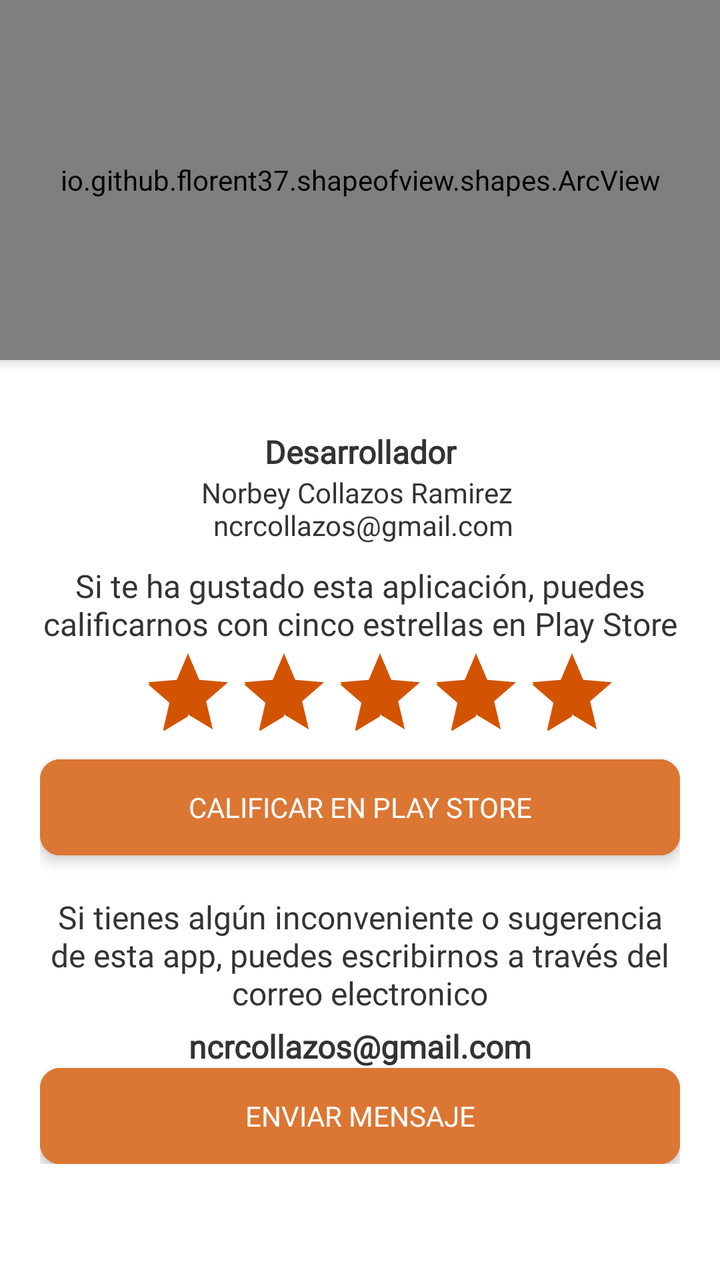
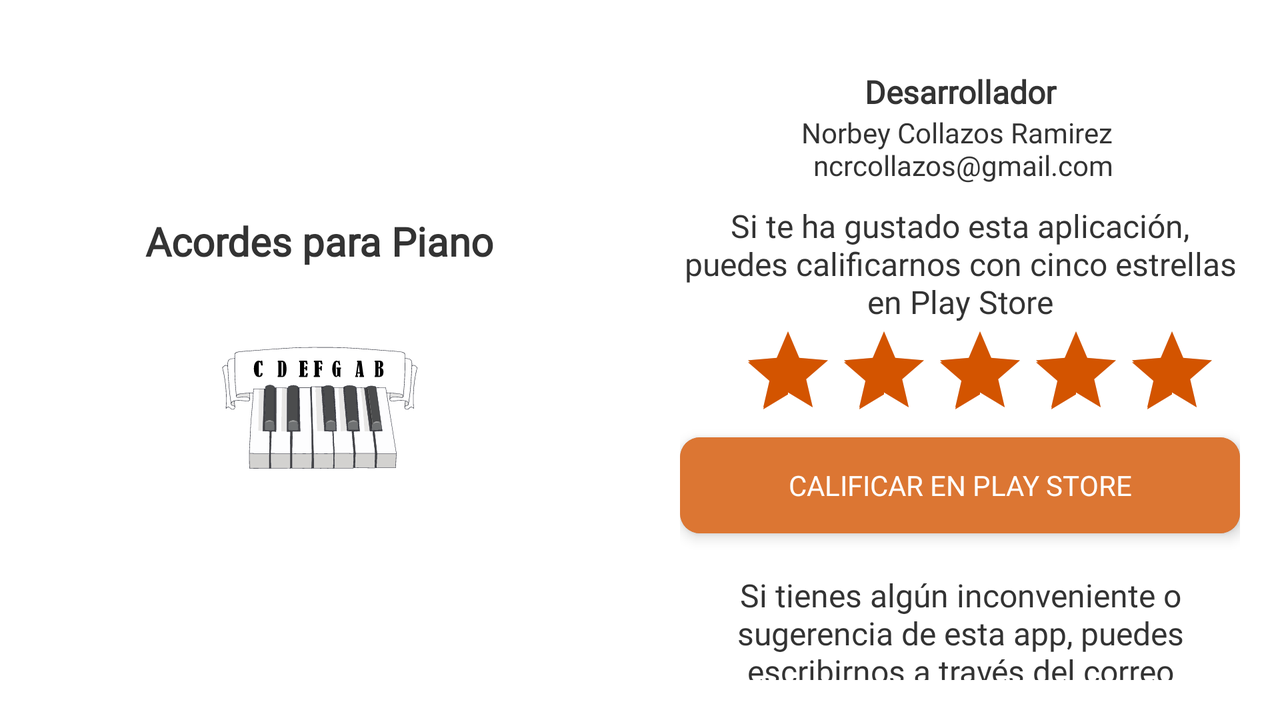

Two renders of one Android screen. The first uses the default layout on a phone; the second uses the alternative layout the repository ships for a different screen configuration, on a matching device. The two XML files are below.
<!-- AndroidManifest.xml: application theme AppTheme -->
<!-- res/layout/fragment_info.xml -->
<?xml version="1.0" encoding="utf-8"?>
<androidx.core.widget.NestedScrollView xmlns:android="http://schemas.android.com/apk/res/android"
    xmlns:tools="http://schemas.android.com/tools"
    android:layout_width="match_parent"
    android:layout_height="match_parent"
    xmlns:app="http://schemas.android.com/apk/res-auto"
    tools:context=".views.InfoFragment"
    android:background="@color/colorFondo">

    <LinearLayout
        android:layout_width="match_parent"
        android:layout_height="match_parent"
        android:orientation="vertical">

        <io.github.florent37.shapeofview.shapes.ArcView
            android:layout_width="match_parent"
            android:layout_height="180dp"
            android:elevation="4dp"
            app:shape_arc_height="20dp"
            app:shape_arc_position="bottom"
            >
            <View
                android:layout_width="match_parent"
                android:layout_height="match_parent"
                android:background="@drawable/side_nav_bar"/>
            <LinearLayout
                android:layout_width="wrap_content"
                android:layout_height="wrap_content"
                android:orientation="vertical"
                android:layout_gravity="center">
                <TextView
                    android:layout_width="wrap_content"
                    android:layout_height="wrap_content"
                    android:textColor="@android:color/white"
                    android:textStyle="bold"
                    android:textSize="20dp"
                    android:text="@string/app_name"
                    android:fontFamily="@font/fuente"/>

                <TextView
                    android:layout_width="match_parent"
                    android:layout_height="wrap_content"
                    android:text=""
                    android:textSize="14dp"
                    android:fontFamily="@font/fuente"
                    android:gravity="center_horizontal"
                    android:textColor="#fff"
                    android:id="@+id/txtversion"/>

                <ImageView
                    android:layout_width="100dp"
                    android:layout_height="100dp"
                    android:src="@drawable/ic_logo150x150"
                    android:layout_gravity="center_horizontal"/>
            </LinearLayout>

        </io.github.florent37.shapeofview.shapes.ArcView>


        <LinearLayout
            android:layout_width="match_parent"
            android:layout_height="match_parent"
            android:orientation="vertical"
            android:padding="20dp">
            <TextView
                android:layout_width="match_parent"
                android:layout_height="wrap_content"
                android:text="@string/desarrollador"
                android:textSize="16dp"
                android:fontFamily="@font/fuente"
                android:gravity="center_horizontal"
                android:textColor="@color/colorTexto"
                android:textStyle="bold"
                android:layout_marginTop="15dp"/>
            <TextView
                android:layout_width="match_parent"
                android:layout_height="wrap_content"
                android:text="Norbey Collazos Ramirez \n ncrcollazos@gmail.com"
                android:textSize="14dp"
                android:fontFamily="@font/fuente"
                android:gravity="center_horizontal"
                android:textColor="@color/colorTexto"/>

            <TextView
                android:layout_width="match_parent"
                android:layout_height="wrap_content"
                android:text="@string/si_te_gustado"
                android:textColor="@color/colorTexto"
                android:gravity="center_horizontal"
                android:textSize="16sp"
                android:layout_marginTop="10dp"
                android:fontFamily="@font/fuente"/>

            <RatingBar
                android:id="@+id/rbcalificacion"
                android:layout_width="wrap_content"
                android:layout_height="wrap_content"
                android:layout_marginLeft="10dp"
                android:numStars="5"
                android:rating="5"
                android:stepSize="0.1"
                android:layout_gravity="center_horizontal"/>


            <androidx.cardview.widget.CardView
                xmlns:android="http://schemas.android.com/apk/res/android"
                xmlns:app="http://schemas.android.com/apk/res-auto"
                xmlns:card_view="http://schemas.android.com/apk/res-auto"
                android:layout_width="match_parent"
                android:layout_height="wrap_content"
                card_view:cardCornerRadius="10dp"
                app:cardElevation="4dp"
                android:clickable="true"
                app:cardBackgroundColor="?colorPrimary"
                android:foreground="?android:attr/selectableItemBackground">
                <Button
                    android:id="@+id/btncalificarplay"
                    android:layout_width="match_parent"
                    android:layout_height="wrap_content"
                    android:text="@string/calificar_play_tore"
                    android:background="?colorPrimary"
                    android:textColor="#fff"
                    android:fontFamily="@font/fuente"/>
            </androidx.cardview.widget.CardView>

            <TextView
                android:layout_width="match_parent"
                android:layout_height="wrap_content"
                android:text="@string/si_tienes_alguna"
                android:textColor="@color/colorTexto"
                android:gravity="center_horizontal"
                android:textSize="16sp"
                android:layout_marginTop="20dp"
                android:fontFamily="@font/fuente"/>

            <TextView
                android:layout_width="match_parent"
                android:layout_height="wrap_content"
                android:text="ncrcollazos@gmail.com"
                android:textColor="@color/colorTexto"
                android:textStyle="bold"
                android:gravity="center_horizontal"
                android:textSize="16sp"
                android:layout_marginTop="5dp"
                android:fontFamily="@font/fuente"/>

            <androidx.cardview.widget.CardView
                xmlns:android="http://schemas.android.com/apk/res/android"
                xmlns:app="http://schemas.android.com/apk/res-auto"
                xmlns:card_view="http://schemas.android.com/apk/res-auto"
                android:layout_width="match_parent"
                android:layout_height="wrap_content"
                card_view:cardCornerRadius="10dp"
                app:cardElevation="4dp"
                android:clickable="true"
                app:cardBackgroundColor="?colorPrimary"
                android:foreground="?android:attr/selectableItemBackground">
                <Button
                    android:id="@+id/btnenviarmensaje"
                    android:layout_width="match_parent"
                    android:layout_height="wrap_content"
                    android:text="@string/enviar_mensaje"
                    android:background="?colorPrimary"
                    android:textColor="#fff"
                    android:fontFamily="@font/fuente"/>
            </androidx.cardview.widget.CardView>
        </LinearLayout>


    </LinearLayout>

</androidx.core.widget.NestedScrollView>
<!-- resources referenced by this layout -->
<resources>
  <color name="colorFondo">#ffffff</color>
  <color name="colorTexto">#333</color>
  <!-- drawable ic_logo150x150: vector/xml drawable (drawable, 78166 chars, omitted) -->
  <string name="app_name">Acordes para Piano</string>
  <string name="calificar_play_tore">Calificar en Play Store</string>
  <string name="desarrollador">Desarrollador</string>
  <string name="enviar_mensaje">Enviar mensaje</string>
  <string name="si_te_gustado">Si te ha gustado esta aplicación, puedes calificarnos con cinco estrellas en Play Store</string>
  <string name="si_tienes_alguna">Si tienes algún inconveniente o sugerencia de esta app, puedes escribirnos a través del correo electronico</string>
  <style name="AppTheme" parent="Theme.AppCompat.Light.DarkActionBar">
          
          <item name="colorPrimary">@color/colorPrimary</item>
          <item name="colorPrimaryDark">@color/colorPrimaryDark</item>
          <item name="colorAccent">@color/colorAccent</item>
          <item name="android:colorBackground">@color/colorFondo</item>
      </style>
  <color name="colorPrimary">#DC7633</color>
  <color name="colorPrimaryDark">#AF601A</color>
  <color name="colorAccent">#D35400</color>
</resources>
<!-- res/layout-land/fragment_info.xml (the repository's variant of the layout above) -->
<!-- drawn on the phone turned sideways -->
<?xml version="1.0" encoding="utf-8"?>
<LinearLayout xmlns:android="http://schemas.android.com/apk/res/android"
    xmlns:app="http://schemas.android.com/apk/res-auto"
    xmlns:tools="http://schemas.android.com/tools"
    android:layout_width="match_parent"
    android:layout_height="match_parent"
    tools:context=".views.InfoFragment"
    android:orientation="vertical"
    android:background="@color/colorFondo">

    <LinearLayout
        android:layout_width="match_parent"
        android:layout_height="match_parent"
        android:orientation="vertical">

        <LinearLayout
            android:layout_width="match_parent"
            android:layout_height="match_parent"
            android:orientation="horizontal">

            <LinearLayout
                android:layout_width="match_parent"
                android:layout_height="match_parent"
                android:layout_gravity="center"
                android:layout_weight="1"
                android:orientation="vertical"
                android:gravity="center">

                <TextView
                    android:layout_width="wrap_content"
                    android:layout_height="wrap_content"
                    android:fontFamily="@font/fuente"
                    android:text="@string/app_name"
                    android:textColor="@color/colorTexto"
                    android:textSize="20dp"
                    android:textStyle="bold" />

                <TextView
                    android:id="@+id/txtversion"
                    android:layout_width="match_parent"
                    android:layout_height="wrap_content"
                    android:fontFamily="@font/fuente"
                    android:gravity="center_horizontal"
                    android:text=""
                    android:textColor="@color/colorTexto"
                    android:textSize="14dp" />

                <ImageView
                    android:layout_width="100dp"
                    android:layout_height="100dp"
                    android:layout_gravity="center_horizontal"
                    android:src="@drawable/ic_logo150x150" />
            </LinearLayout>

            <LinearLayout
                android:layout_width="match_parent"
                android:layout_height="match_parent"
                android:orientation="vertical"
                android:padding="20dp"
                android:layout_weight="1"
                android:gravity="center">

                <androidx.core.widget.NestedScrollView
                    android:layout_width="match_parent"
                    android:layout_height="match_parent">
                    <LinearLayout
                        android:layout_width="match_parent"
                        android:layout_height="match_parent"
                        android:orientation="vertical">
                        <TextView
                            android:layout_width="match_parent"
                            android:layout_height="wrap_content"
                            android:layout_marginTop="15dp"
                            android:fontFamily="@font/fuente"
                            android:gravity="center_horizontal"
                            android:text="@string/desarrollador"
                            android:textColor="@color/colorTexto"
                            android:textSize="16dp"
                            android:textStyle="bold" />

                        <TextView
                            android:layout_width="match_parent"
                            android:layout_height="wrap_content"
                            android:fontFamily="@font/fuente"
                            android:gravity="center_horizontal"
                            android:text="Norbey Collazos Ramirez \n ncrcollazos@gmail.com"
                            android:textColor="@color/colorTexto"
                            android:textSize="14dp" />

                        <TextView
                            android:layout_width="match_parent"
                            android:layout_height="wrap_content"
                            android:layout_marginTop="10dp"
                            android:fontFamily="@font/fuente"
                            android:gravity="center_horizontal"
                            android:text="@string/si_te_gustado"
                            android:textColor="@color/colorTexto"
                            android:textSize="16sp" />

                        <RatingBar
                            android:id="@+id/rbcalificacion"
                            android:layout_width="wrap_content"
                            android:layout_height="wrap_content"
                            android:layout_marginLeft="10dp"
                            android:numStars="5"
                            android:rating="5"
                            android:stepSize="0.1"
                            android:layout_gravity="center_horizontal"/>

                        <androidx.cardview.widget.CardView xmlns:android="http://schemas.android.com/apk/res/android"
                            xmlns:app="http://schemas.android.com/apk/res-auto"
                            xmlns:card_view="http://schemas.android.com/apk/res-auto"
                            android:layout_width="match_parent"
                            android:layout_height="wrap_content"
                            android:clickable="true"
                            android:foreground="?android:attr/selectableItemBackground"
                            app:cardBackgroundColor="?colorPrimary"
                            app:cardElevation="4dp"
                            card_view:cardCornerRadius="10dp">

                            <Button
                                android:id="@+id/btncalificarplay"
                                android:layout_width="match_parent"
                                android:layout_height="wrap_content"
                                android:background="?colorPrimary"
                                android:fontFamily="@font/fuente"
                                android:text="@string/calificar_play_tore"
                                android:textColor="#fff" />
                        </androidx.cardview.widget.CardView>

                        <TextView
                            android:layout_width="match_parent"
                            android:layout_height="wrap_content"
                            android:layout_marginTop="20dp"
                            android:fontFamily="@font/fuente"
                            android:gravity="center_horizontal"
                            android:text="@string/si_tienes_alguna"
                            android:textColor="@color/colorTexto"
                            android:textSize="16sp" />

                        <TextView
                            android:layout_width="match_parent"
                            android:layout_height="wrap_content"
                            android:layout_marginTop="5dp"
                            android:fontFamily="@font/fuente"
                            android:gravity="center_horizontal"
                            android:text="ncrcollazos@gmail.com"
                            android:textColor="@color/colorTexto"
                            android:textSize="16sp"
                            android:textStyle="bold" />

                        <androidx.cardview.widget.CardView xmlns:android="http://schemas.android.com/apk/res/android"
                            xmlns:app="http://schemas.android.com/apk/res-auto"
                            xmlns:card_view="http://schemas.android.com/apk/res-auto"
                            android:layout_width="match_parent"
                            android:layout_height="wrap_content"
                            android:clickable="true"
                            android:foreground="?android:attr/selectableItemBackground"
                            app:cardBackgroundColor="?colorPrimary"
                            app:cardElevation="4dp"
                            card_view:cardCornerRadius="10dp">

                            <Button
                                android:id="@+id/btnenviarmensaje"
                                android:layout_width="match_parent"
                                android:layout_height="wrap_content"
                                android:background="?colorPrimary"
                                android:fontFamily="@font/fuente"
                                android:text="@string/enviar_mensaje"
                                android:textColor="#fff" />
                        </androidx.cardview.widget.CardView>
                    </LinearLayout>
                </androidx.core.widget.NestedScrollView>


            </LinearLayout>


        </LinearLayout>


    </LinearLayout>

</LinearLayout>
